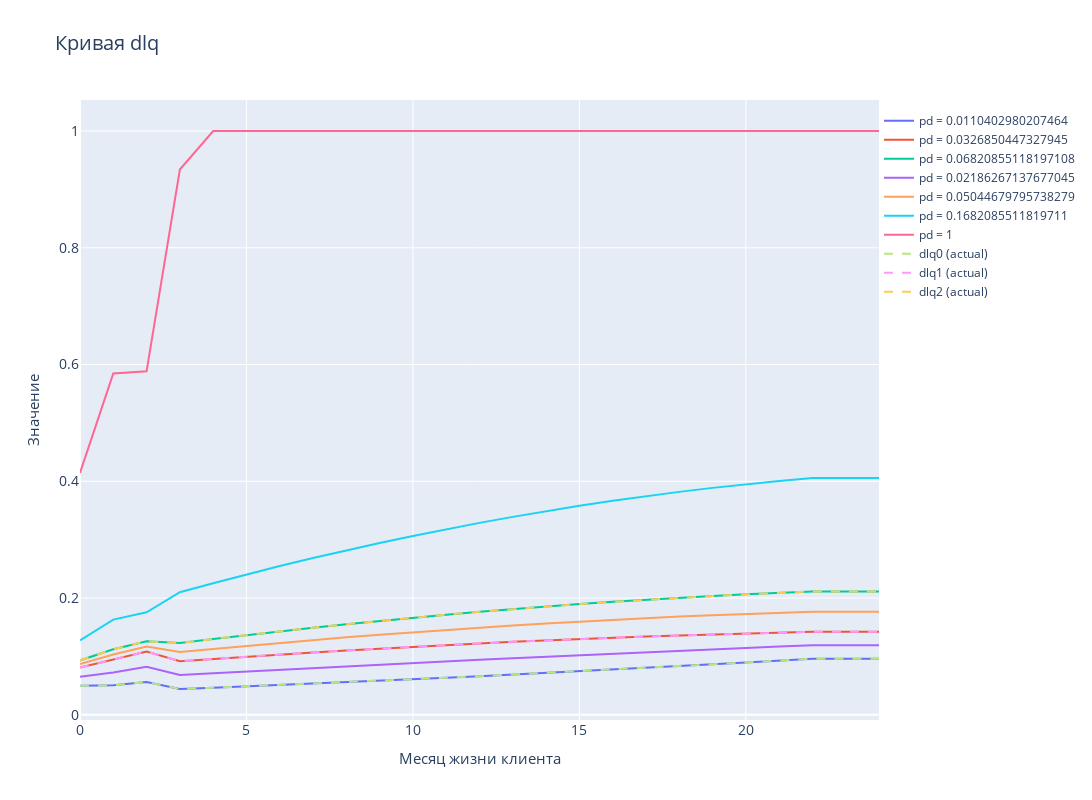

Source (notebook cell):
### Code cell
md = 'pd'
name_cv = 'dlq'
av0 = df[f'{md}0'].mean()
av1 = df[f'{md}1'].mean()
av2 = df[f'{md}2'].mean()
span0_1 = av0 + (av1-av0)/2
span1_2 = av1 + (av2-av1)/2
span2 = av2 + 0.1
plot_curves(df, [av0, av1, av2, span0_1, span1_2, span2, max_val], name=name_cv, mode=md)
